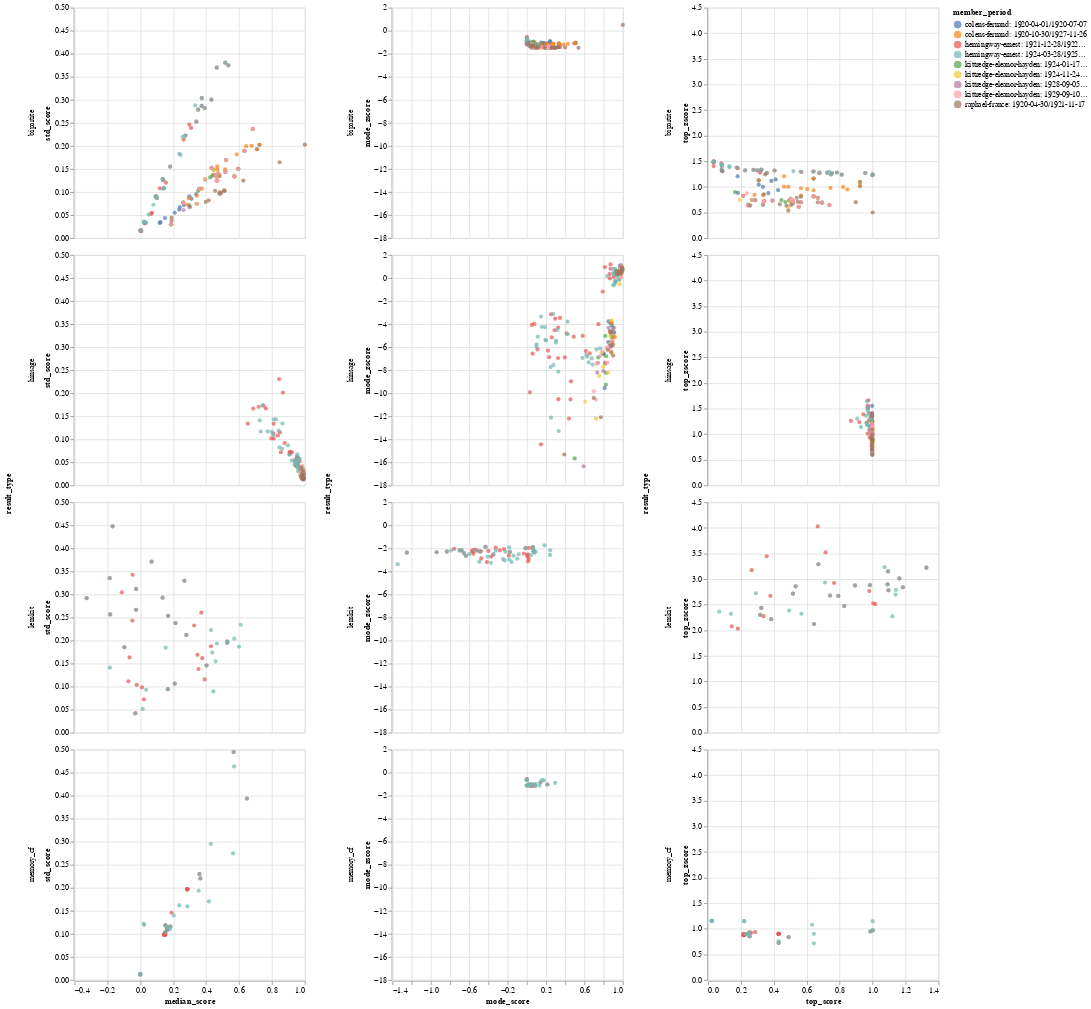

Notebook code cell kept with this figure:
### Code cell
alt.hconcat(*charts)

### Figure 1 — Vega-Lite specification as saved in the notebook (floating-point values rounded to 4 significant figures; data arrays with more than 128 entries replaced by an {"elided": "..."} marker saying what was removed)
{"config": {"view": {"continuousWidth": 300, "continuousHeight": 300}}, "hconcat": [{"data": {"name": "data-fd855d9221ba466a35732a92441311fc"}, "mark": {"type": "circle"}, "encoding": {"color": {"field": "member_period", "type": "nominal"}, "row": {"field": "result_type", "type": "nominal"}, "tooltip": [{"field": "result_type", "type": "nominal"}, {"field": "member_id", "type": "nominal"}, {"field": "item_id", "type": "nominal"}, {"field": "coef_variation", "type": "quantitative"}], "x": {"field": "median_score", "type": "quantitative"}, "y": {"field": "std_score", "type": "quantitative"}}}, {"data": {"name": "data-918df04f79ead5f520db40b226ebd764"}, "mark": {"type": "circle"}, "encoding": {"color": {"field": "member_period", "type": "nominal"}, "row": {"field": "result_type", "type": "nominal"}, "tooltip": [{"field": "result_type", "type": "nominal"}, {"field": "member_id", "type": "nominal"}, {"field": "item_id", "type": "nominal"}, {"field": "coef_variation", "type": "quantitative"}], "x": {"field": "mode_score", "type": "quantitative"}, "y": {"field": "mode_zscore", "type": "quantitative"}}}, {"data": {"name": "data-885e9128bd18572cf1b4356bc13dca71"}, "mark": {"type": "circle"}, "encoding": {"color": {"field": "member_period", "type": "nominal"}, "row": {"field": "result_type", "type": "nominal"}, "tooltip": [{"field": "result_type", "type": "nominal"}, {"field": "member_id", "type": "nominal"}, {"field": "item_id", "type": "nominal"}, {"field": "coef_variation", "type": "quantitative"}], "x": {"field": "top_score", "type": "quantitative"}, "y": {"field": "top_zscore", "type": "quantitative"}}}], "$schema": "https://vega.github.io/schema/vega-lite/v5.6.1.json", "datasets": {"data-fd855d9221ba466a35732a92441311fc": {"elided": "454 records"}, "data-918df04f79ead5f520db40b226ebd764": {"elided": "546 records"}, "data-885e9128bd18572cf1b4356bc13dca71": {"elided": "433 records"}}}
